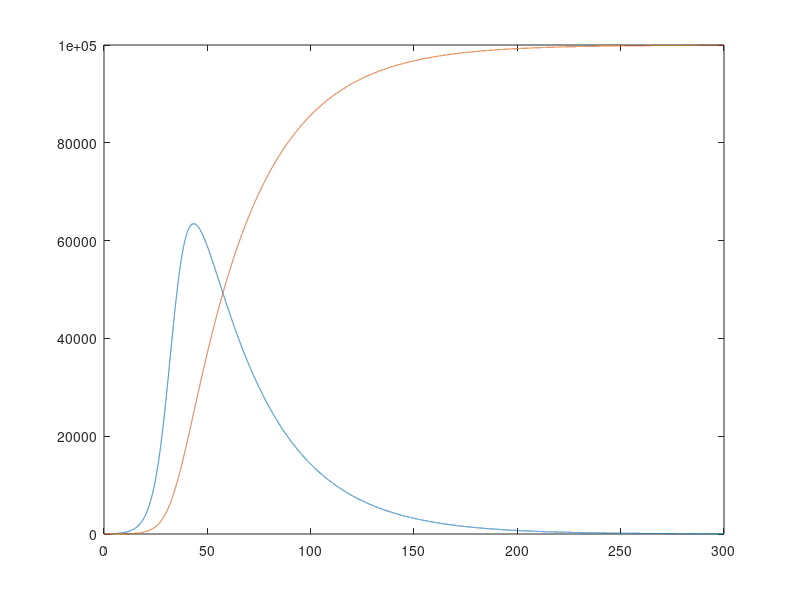
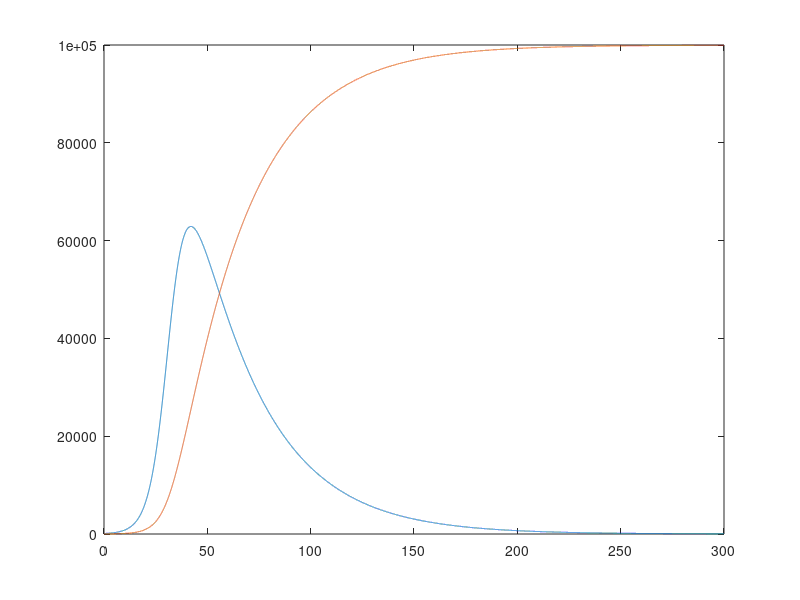

Write MATLAB code to recreate these figures, in order.
%please refer this paper for details related to this model -
%Simha, Ashutosh, R. Venkatesha Prasad, and Sujay Narayana. 
%"A simple stochastic SIR model for covid 19 infection dynamics for 
%Karnataka: Learning from europe." arXiv preprint arXiv:2003.11920 (2020). 
%Available online here: https://arxiv.org/abs/2003.11920


close all;clc;

T= 300; %total time for simulation (days)
dt=0.01; %time step 
%(choose a small dt. This need not be the sampling time for actual data 
%but sampling for simulation. ).

time1=0:dt:T;N=length(time1);

p_node=10^5; %population of the node

beta1=1.75*10^(-10)*1.33*10^9/p_node; %beta factor of the node

%initialize each node

C_1=zeros(1,N);S_1=zeros(1,N);R_1=zeros(1,N);
C_2=zeros(1,N);S_2=zeros(1,N);R_2=zeros(1,N);

C_1(1)= 20;R_1(1)=0;S_1(1)=p_node-C_1(1)-R_1(1);
C_2(1)= 100;R_2(1)=10;S_2(1)=p_node-C_2(1)-R_2(1);

gamma1=.03;
delta12=0.1; %MAKE ARRAY

for t=1:N-1     %timestep the model. 
    %the equations below are based on the equations in the paper
    C_1(t+1)= C_1(t) +dt*(beta1*S_1(t)*(C_1(t) +(delta12)*C_2(t))-gamma1*C_1(t) );   
    R_1(t+1)=R_1(t)+dt*(gamma1*C_1(t) );
    S_1(t+1) =S_1(t)-dt*(beta1*S_1(t)*(C_1(t) +delta12* C_2(t)));
    S_2(t+1) =S_2(t)-dt*(beta1*S_2(t)*(C_2(t) +delta12* C_1(t)));
    C_2(t+1)= C_2(t)+dt*(beta1*S_2(t)*(C_2(t) +delta12*C_1(t))-gamma1*C_2(t) );   
    R_2(t+1)=R_2(t) +dt*gamma1*C_2(t);
end

figure(1),
plot(time1,C_1,time1,R_1);

figure(2),
plot(time1,C_2,time1,R_2);

